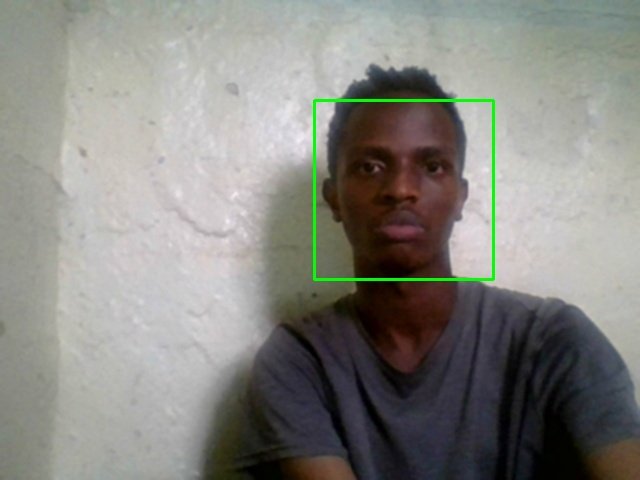
#> input picture img/S13_04329_21.jpg, 640 x 480 px
$ python -i camera_service.py   (imports and definitions only)   (older library calls are emulated)
#> lines starting #> are read from the running program, lines starting #| are printed output that depends on the picture
#> further down, picture is the input picture: shape (480, 640, 3); mean B, G, R 129.3, 134.7, 135
"""
Camera Service for Web-based Face Recognition
Handles frame processing from browser MediaStream API
"""

import cv2
import numpy as np
from typing import Optional, Dict
from datetime import datetime
import base64


class CameraService:
    """
    Manages camera operations for web-based attendance system
    """

    def __init__(self):
        """Initialize camera service"""
        self.active_sessions = {}  # session_id -> camera_info
        self.frame_buffer = {}  # session_id -> latest_frame

        # Camera settings
        self.target_fps = 30
        self.processing_fps = 2  # Process 2 frames per second
        self.max_resolution = (1280, 720)
        self.min_resolution = (640, 480)

    # [303 lines left out: functions decode_frame, encode_frame, validate_frame, resize_frame, draw_face_box, add_overlay_info and 3 more, not called in this run]

    def get_session_stats(self, session_id: int) -> Optional[Dict]:
        """Get statistics for a camera session"""
        return self.active_sessions.get(session_id)

    # [13 lines left out: functions buffer_frame, get_buffered_frame, not called in this run]

    def apply_preprocessing(self, frame: np.ndarray) -> np.ndarray:
        """
        Apply preprocessing to improve face detection

        Args:
            frame: Input frame

        Returns:
            Preprocessed frame
        """
        # Convert to RGB (face_recognition uses RGB)
        rgb_frame = cv2.cvtColor(frame, cv2.COLOR_BGR2RGB)

        # Histogram equalization for better contrast
        gray = cv2.cvtColor(frame, cv2.COLOR_BGR2GRAY)
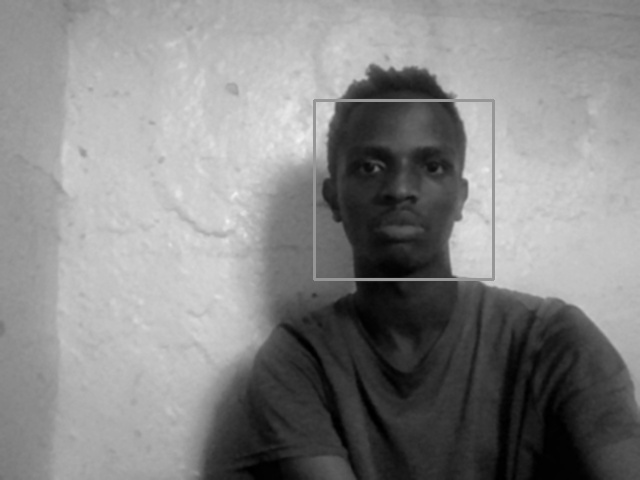
#> gray: shape (480, 640); min 0, max 243, mean 134.2
        equalized = cv2.equalizeHist(gray)
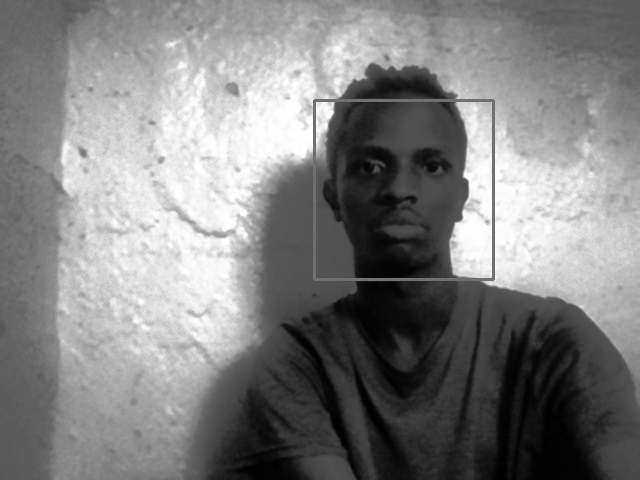
#> equalized: shape (480, 640); min 0, max 255, mean 128.4

        # Convert back to BGR for display
        preprocessed = cv2.cvtColor(equalized, cv2.COLOR_GRAY2BGR)

        return preprocessed

    # [12 lines left out: function get_active_sessions, not called in this run]

>>> import cv2
>>> picture = cv2.imread('../../../img/S13_04329_21.jpg')
>>> result = CameraService().apply_preprocessing(picture)
